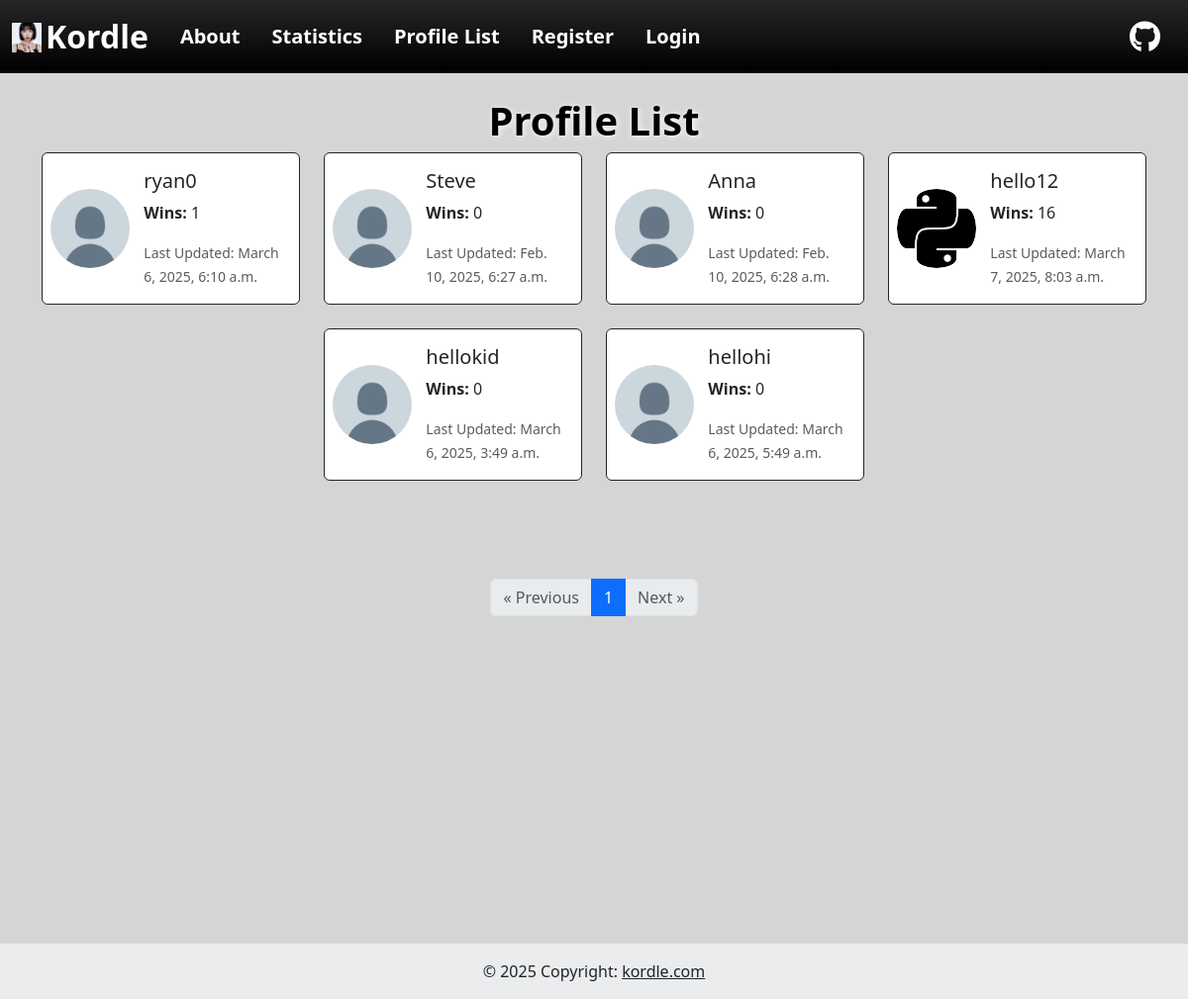
/profile_list/, run on an earlier commit of the app's database.
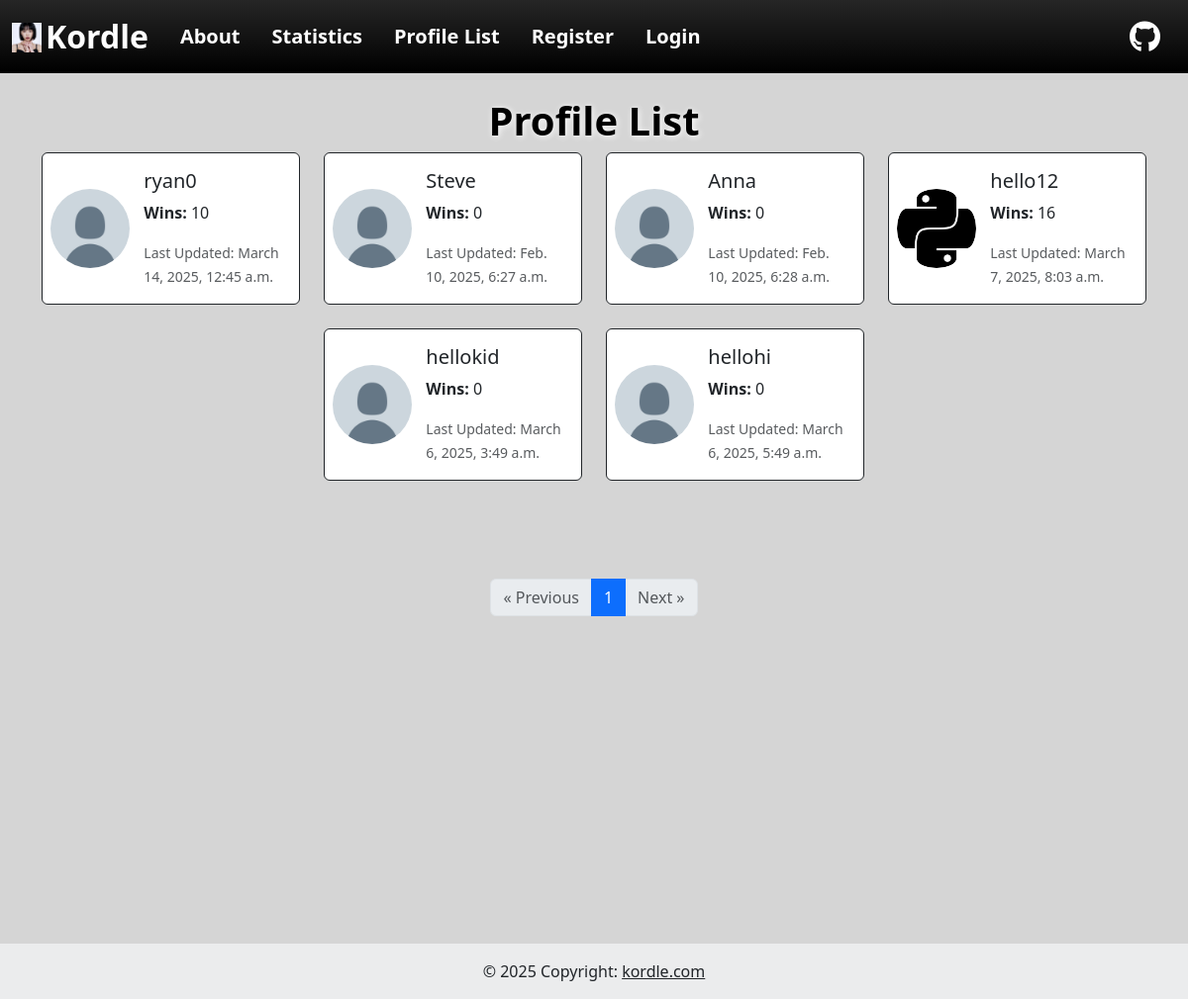
And on a later commit of the database.
### myApp/models.py (models this page shows, shortened)
class Profile(models.Model):
    user = models.OneToOneField(User, on_delete=models.CASCADE)
    wins = models.PositiveIntegerField(default=0)
    date_modified = models.DateTimeField(User, auto_now=True)
    profile_image = models.ImageField(null=True, blank=True, upload_to='images/')

### myApp/views.py (the view)
# urls.py: path('profile_list/', views.profile_list, name='profile_list'),
def profile_list(request):
    profiles = Profile.objects.all()
    paginator = Paginator(profiles, 10)
    page_number = request.GET.get("page")
    page_obj = paginator.get_page(page_number)
    return render(request, "profile_list.html", {"page_obj": page_obj})

### myApp/templates/profile_list.html (shortened to what this page needs)
{% extends "./base.html" %}
{% load static %}
{% block content %}
<body style="background-color: rgb(213, 213, 213);">
    <h1 class="text-center fs-1 fw-bold text-black" style="text-shadow: 1px 1px 6px white;">Profile List</h1>
    {% if page_obj %}
    <div class="min-vh-100">
        <div class="row justify-content-center" style="margin-bottom: 75px;">
            {% for profile in page_obj %}
                <div class="col-md-6 col-lg-3 d-flex justify-content-center">
                    <div class="card mb-4 bg-white border-dark" style="max-width: 400px;">
                        <div class="row g-0">
                            <div class="col-4 d-flex align-items-center">
                                {% if profile.profile_image %}
                                <img src="{{ profile.profile_image.url }}" width="80", height="80", class="ms-2 rounded-circle" alt="Profile Image">
                                {% else %}
                                <img src="{% static 'myApp/images/7ayjc8s4j2n61.png' %}" width="80", height="80", class="ms-2 rounded-circle" alt="Profile Image">
                                {% endif %}
                            </div>
                            <div class="col-8">
                                <div class="card-body">
                                    <h5 class="card-title">{{ profile.user.username }}</h5>
                                    <p class="card-text"><strong>Wins:</strong> {{ profile.wins }}</p>
                                    <p class="card-text"><small class="text-body-secondary">Last Updated: {{ profile.date_modified }}</small></p>
                                </div>
                            </div>
                        </div>
                    </div>
                </div>
            {% endfor %}
        </div>
        <div class="d-flex justify-content-center">
            <nav aria-label="Page navigation">
                <ul class="pagination">
                    {% if page_obj.has_previous %}
                        <li class="page-item">
                            <a class="page-link" href="?page={{ page_obj.previous_page_number }}" aria-label="Previous">
                                &laquo; Previous
                            </a>
                        </li>
                    {% else %}
                        <li class="page-item disabled">
                            <span class="page-link">&laquo; Previous</span>
                        </li>
                    {% endif %}
                    {% for num in page_obj.paginator.page_range %}
                        {% if page_obj.number == num %}
                            <li class="page-item active"><span class="page-link">{{ num }}</span></li>
                        {% else %}
                            <li class="page-item">
                                <a class="page-link" href="?page={{ num }}">{{ num }}</a>
                            </li>
                        {% endif %}
                    {% endfor %}
                    {% if page_obj.has_next %}
                        <li class="page-item">
                            <a class="page-link" href="?page={{ page_obj.next_page_number }}" aria-label="Next">
                                Next &raquo;
                            </a>
                        </li>
                    {% else %}
                        <li class="page-item disabled">
                            <span class="page-link">Next &raquo;</span>
                        </li>
                    {% endif %}
                </ul>
            </nav>
        </div>
    </div>
    {% else %}
        <p class="text-center text-muted">No profiles found.</p>
    {% endif %}
</body>
{% endblock %}

What changed in the data, as far as the page shows it:
changed Profile "ryan0": wins "1" → "10"; date_modified "March 6, 2025, 6:10 a.m." → "March 14, 2025, 12:45 a.m."
